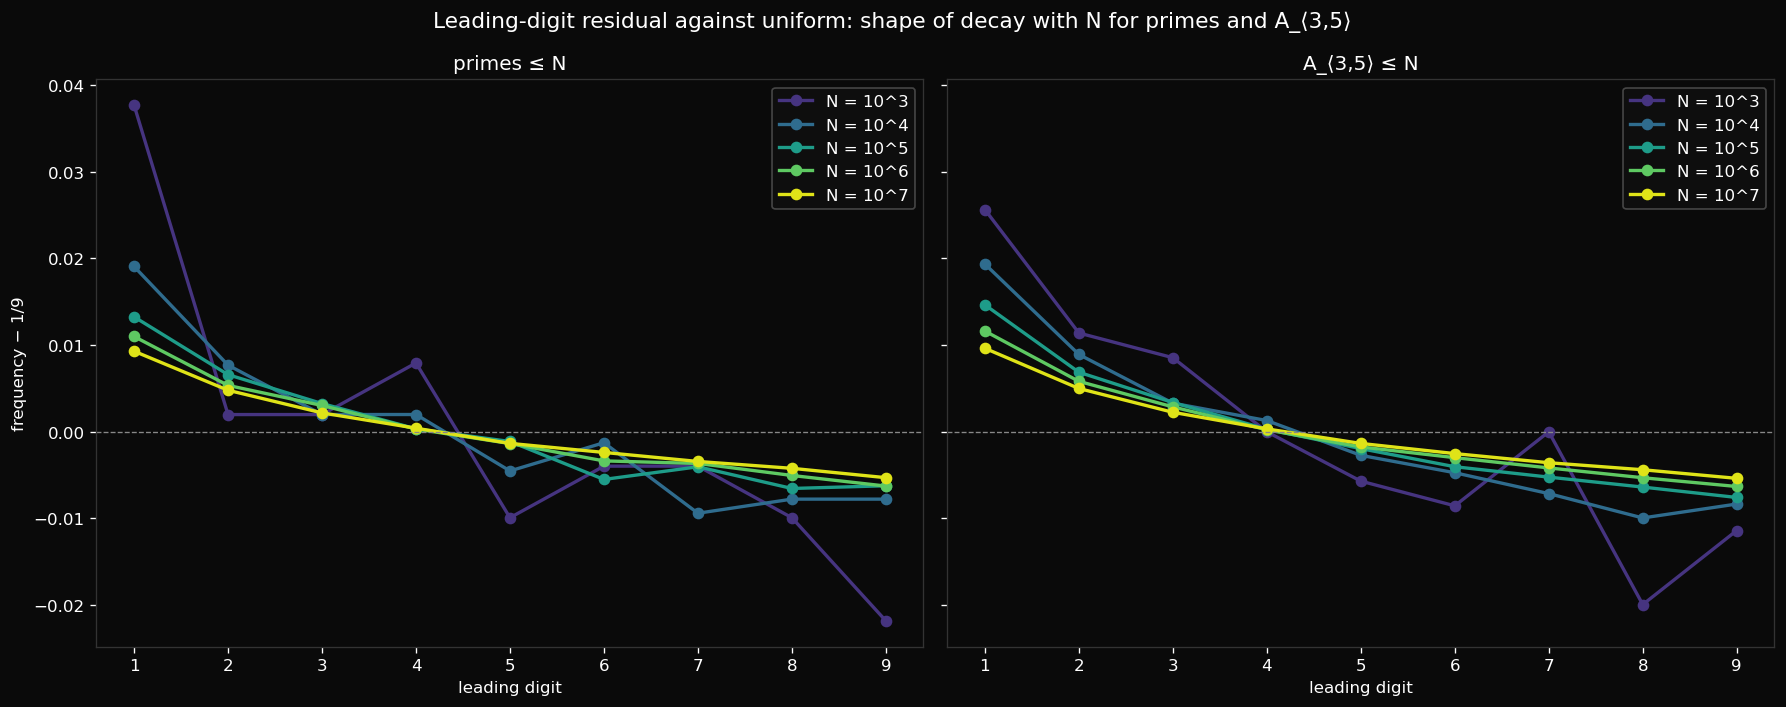

Write Python code to recreate this figure.
"""
Does A_⟨3,5⟩ inherit the prime tilt at every N, not just at 10⁶?

Follow-up to first_digit.py. Sweeps N ∈ {10³, 10⁴, 10⁵, 10⁶, 10⁷} and
records, for each scale, the leading-digit residual against uniform
1/9 for both primes and A_⟨3,5⟩, plus the TVD between them.

Output:
- tilt_decay.txt — table at every N.
- tilt_decay.png — per-digit signed deviation (freq − 1/9) overlaid
  for both sequences across all N.
"""

import os
import sys
import time

import numpy as np
import matplotlib.pyplot as plt

HERE = os.path.dirname(os.path.abspath(__file__))
sys.path.insert(0, os.path.join(HERE, '..', '..', '..', 'interlock'))

from cham_ns import leading_digit_histogram                # noqa: E402
from ns_atoms import numerical_semigroup                   # noqa: E402

K_VALUES = [3, 4, 5, 6, 7]


def sieve_primes(N):
    s = bytearray([1]) * (N + 1)
    s[0] = s[1] = 0
    for p in range(2, int(N ** 0.5) + 1):
        if s[p]:
            s[p * p::p] = bytearray(len(s[p * p::p]))
    return [i for i in range(N + 1) if s[i]]


def atoms_fast(generators, N):
    S = numerical_semigroup(generators, N)
    s_list = sorted(s for s in S if s >= 2)
    reducible = bytearray(N + 1)
    for i, a in enumerate(s_list):
        if a * a > N:
            break
        for b in s_list[i:]:
            prod = a * b
            if prod > N:
                break
            reducible[prod] = 1
    return [m for m in range(2, N + 1) if m in S and not reducible[m]]


def freqs(seq):
    h = leading_digit_histogram(seq)
    total = sum(h)
    return total, np.array([c / total for c in h])


def tvd(p, q):
    return float(0.5 * np.sum(np.abs(np.asarray(p) - np.asarray(q))))


def main():
    uniform = np.full(9, 1 / 9)
    rows = []

    print(f"{'N':>6} {'|P|':>10} {'|A|':>10}  "
          f"{'TVD_P(u)':>9} {'TVD_A(u)':>9}  {'TVD(A,P)':>9}  "
          f"{'P:d1':>7} {'A:d1':>7}  {'time':>10}")
    print('-' * 100)

    for k in K_VALUES:
        N = 10 ** k
        t0 = time.perf_counter()
        P = sieve_primes(N)
        nP, fP = freqs(P)
        tP = time.perf_counter() - t0

        t0 = time.perf_counter()
        A = atoms_fast([3, 5], N)
        nA, fA = freqs(A)
        tA = time.perf_counter() - t0

        tvd_P = tvd(fP, uniform)
        tvd_A = tvd(fA, uniform)
        tvd_AP = tvd(fA, fP)

        rows.append({'k': k, 'N': N, 'nP': nP, 'nA': nA,
                     'fP': fP, 'fA': fA,
                     'tvd_P': tvd_P, 'tvd_A': tvd_A, 'tvd_AP': tvd_AP})
        print(f"10^{k} {nP:>10,} {nA:>10,}  "
              f"{tvd_P:>9.4f} {tvd_A:>9.4f}  {tvd_AP:>9.4f}  "
              f"{fP[0]:>7.4f} {fA[0]:>7.4f}  ({tP:.1f}s+{tA:.1f}s)")

    # Save table.
    lines = [
        "Tilt decay of A_⟨3,5⟩ vs primes across N",
        "",
        f"{'N':>6} {'|P|':>10} {'|A|':>10}  "
        f"{'TVD_P(u)':>9} {'TVD_A(u)':>9}  {'TVD(A,P)':>9}",
        '-' * 70,
    ]
    for r in rows:
        lines.append(f"10^{r['k']} {r['nP']:>10,} {r['nA']:>10,}  "
                     f"{r['tvd_P']:>9.4f} {r['tvd_A']:>9.4f}  "
                     f"{r['tvd_AP']:>9.4f}")
    lines += [
        "",
        "Per-digit frequency × 10⁴ at each N. P = primes, A = A_⟨3,5⟩.",
        "  d  " + ''.join(f"   P/10^{r['k']:<2}    A/10^{r['k']:<2}" for r in rows),
    ]
    for d in range(9):
        row = f"  {d + 1}  "
        for r in rows:
            row += f"  {r['fP'][d] * 1e4:>8.1f}  {r['fA'][d] * 1e4:>8.1f}"
        lines.append(row)

    out_txt = os.path.join(HERE, 'tilt_decay.txt')
    with open(out_txt, 'w') as f:
        f.write('\n'.join(lines) + '\n')
    print(f"\nSaved {out_txt}")

    # Plot signed deviation freq − 1/9 per leading digit, both sequences,
    # one line per N.
    fig, axes = plt.subplots(1, 2, figsize=(15, 6), sharey=True)
    fig.patch.set_facecolor('#0a0a0a')
    x = np.arange(1, 10)
    cmap = plt.cm.viridis(np.linspace(0.15, 0.95, len(rows)))

    for ax, key, title in [
        (axes[0], 'fP', 'primes ≤ N'),
        (axes[1], 'fA', 'A_⟨3,5⟩ ≤ N'),
    ]:
        ax.set_facecolor('#0a0a0a')
        for r, color in zip(rows, cmap):
            dev = r[key] - 1 / 9
            ax.plot(x, dev, color=color, linewidth=2, marker='o',
                    markersize=6, label=f'N = 10^{r["k"]}')
        ax.axhline(0, color='#888', linewidth=0.8, linestyle='--')
        ax.set_title(title, color='white', fontsize=12)
        ax.set_xlabel('leading digit', color='white')
        ax.set_xticks(x)
        ax.tick_params(colors='white')
        for spine in ax.spines.values():
            spine.set_color('#333')
        ax.legend(fontsize=10, framealpha=0.3, labelcolor='white',
                  facecolor='#1a1a1a', loc='upper right')
        if ax is axes[0]:
            ax.set_ylabel('frequency − 1/9', color='white')

    plt.suptitle(
        'Leading-digit residual against uniform: shape of decay '
        'with N for primes and A_⟨3,5⟩',
        color='white', fontsize=13
    )
    plt.tight_layout()
    out_png = os.path.join(HERE, 'tilt_decay.png')
    plt.savefig(out_png, dpi=120, facecolor='#0a0a0a',
                bbox_inches='tight')
    print(f"Saved {out_png}")


if __name__ == "__main__":
    main()
